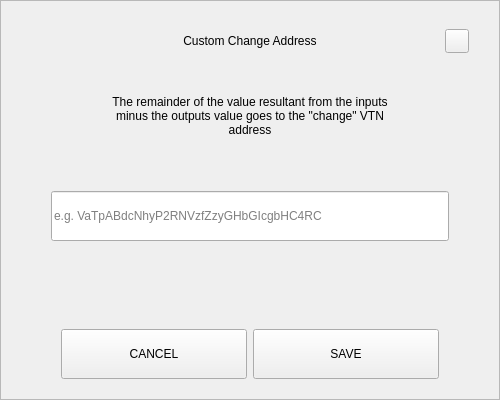
<?xml version="1.0" encoding="UTF-8"?>
<ui version="4.0">
 <class>SendChangeAddressDialog</class>
 <widget class="QDialog" name="SendChangeAddressDialog">
  <property name="geometry">
   <rect>
    <x>0</x>
    <y>0</y>
    <width>500</width>
    <height>400</height>
   </rect>
  </property>
  <property name="windowTitle">
   <string>Dialog</string>
  </property>
  <layout class="QVBoxLayout" name="verticalLayout">
   <property name="spacing">
    <number>0</number>
   </property>
   <property name="leftMargin">
    <number>0</number>
   </property>
   <property name="topMargin">
    <number>0</number>
   </property>
   <property name="rightMargin">
    <number>0</number>
   </property>
   <property name="bottomMargin">
    <number>0</number>
   </property>
   <item>
    <widget class="QFrame" name="frame">
     <property name="styleSheet">
      <string notr="true"/>
     </property>
     <property name="frameShape">
      <enum>QFrame::StyledPanel</enum>
     </property>
     <property name="frameShadow">
      <enum>QFrame::Raised</enum>
     </property>
     <layout class="QVBoxLayout" name="verticalLayout_2" stretch="0,0,0,0,0,0,0">
      <property name="spacing">
       <number>0</number>
      </property>
      <property name="leftMargin">
       <number>30</number>
      </property>
      <property name="topMargin">
       <number>20</number>
      </property>
      <property name="rightMargin">
       <number>30</number>
      </property>
      <property name="bottomMargin">
       <number>20</number>
      </property>
      <item>
       <layout class="QHBoxLayout" name="horizontalLayout_3">
        <property name="spacing">
         <number>0</number>
        </property>
        <item>
         <spacer name="horizontalSpacer_2">
          <property name="orientation">
           <enum>Qt::Horizontal</enum>
          </property>
          <property name="sizeHint" stdset="0">
           <size>
            <width>40</width>
            <height>20</height>
           </size>
          </property>
         </spacer>
        </item>
        <item>
         <widget class="QLabel" name="labelTitle">
          <property name="minimumSize">
           <size>
            <width>0</width>
            <height>40</height>
           </size>
          </property>
          <property name="maximumSize">
           <size>
            <width>16777215</width>
            <height>40</height>
           </size>
          </property>
          <property name="styleSheet">
           <string notr="true">padding-left:24px;</string>
          </property>
          <property name="text">
           <string>Custom Change Address</string>
          </property>
          <property name="alignment">
           <set>Qt::AlignCenter</set>
          </property>
          <property name="margin">
           <number>7</number>
          </property>
         </widget>
        </item>
        <item>
         <spacer name="horizontalSpacer">
          <property name="orientation">
           <enum>Qt::Horizontal</enum>
          </property>
          <property name="sizeHint" stdset="0">
           <size>
            <width>40</width>
            <height>20</height>
           </size>
          </property>
         </spacer>
        </item>
        <item>
         <widget class="QPushButton" name="btnEsc">
          <property name="minimumSize">
           <size>
            <width>24</width>
            <height>24</height>
           </size>
          </property>
          <property name="maximumSize">
           <size>
            <width>24</width>
            <height>24</height>
           </size>
          </property>
          <property name="focusPolicy">
           <enum>Qt::NoFocus</enum>
          </property>
          <property name="text">
           <string/>
          </property>
         </widget>
        </item>
       </layout>
      </item>
      <item>
       <spacer name="verticalSpacer_2">
        <property name="orientation">
         <enum>Qt::Vertical</enum>
        </property>
        <property name="sizeType">
         <enum>QSizePolicy::Minimum</enum>
        </property>
        <property name="sizeHint" stdset="0">
         <size>
          <width>20</width>
          <height>20</height>
         </size>
        </property>
       </spacer>
      </item>
      <item alignment="Qt::AlignHCenter">
       <widget class="QLabel" name="labelMessage">
        <property name="minimumSize">
         <size>
          <width>0</width>
          <height>70</height>
         </size>
        </property>
        <property name="text">
         <string>The remainder of the value resultant from the inputs minus the outputs value goes to the &quot;change&quot; VTN address</string>
        </property>
        <property name="alignment">
         <set>Qt::AlignCenter</set>
        </property>
        <property name="wordWrap">
         <bool>true</bool>
        </property>
       </widget>
      </item>
      <item>
       <spacer name="verticalSpacer_3">
        <property name="orientation">
         <enum>Qt::Vertical</enum>
        </property>
        <property name="sizeType">
         <enum>QSizePolicy::Minimum</enum>
        </property>
        <property name="sizeHint" stdset="0">
         <size>
          <width>20</width>
          <height>40</height>
         </size>
        </property>
       </spacer>
      </item>
      <item>
       <layout class="QHBoxLayout" name="horizontalLayout_2">
        <property name="spacing">
         <number>0</number>
        </property>
        <property name="leftMargin">
         <number>20</number>
        </property>
        <property name="rightMargin">
         <number>20</number>
        </property>
        <item>
         <widget class="QLineEdit" name="lineEditAddress">
          <property name="minimumSize">
           <size>
            <width>0</width>
            <height>50</height>
           </size>
          </property>
          <property name="placeholderText">
           <string notr="true">e.g. VaTpABdcNhyP2RNVzfZzyGHbGIcgbHC4RC</string>
          </property>
         </widget>
        </item>
       </layout>
      </item>
      <item>
       <spacer name="verticalSpacer">
        <property name="orientation">
         <enum>Qt::Vertical</enum>
        </property>
        <property name="sizeHint" stdset="0">
         <size>
          <width>20</width>
          <height>40</height>
         </size>
        </property>
       </spacer>
      </item>
      <item>
       <layout class="QHBoxLayout" name="horizontalLayout" stretch="2,2">
        <property name="spacing">
         <number>6</number>
        </property>
        <property name="leftMargin">
         <number>30</number>
        </property>
        <property name="rightMargin">
         <number>30</number>
        </property>
        <item>
         <widget class="QPushButton" name="btnCancel">
          <property name="minimumSize">
           <size>
            <width>180</width>
            <height>50</height>
           </size>
          </property>
          <property name="focusPolicy">
           <enum>Qt::NoFocus</enum>
          </property>
          <property name="text">
           <string>CANCEL</string>
          </property>
         </widget>
        </item>
        <item>
         <widget class="QPushButton" name="btnSave">
          <property name="minimumSize">
           <size>
            <width>180</width>
            <height>50</height>
           </size>
          </property>
          <property name="focusPolicy">
           <enum>Qt::NoFocus</enum>
          </property>
          <property name="text">
           <string>SAVE</string>
          </property>
         </widget>
        </item>
       </layout>
      </item>
     </layout>
    </widget>
   </item>
  </layout>
 </widget>
 <resources/>
 <connections/>
</ui>
